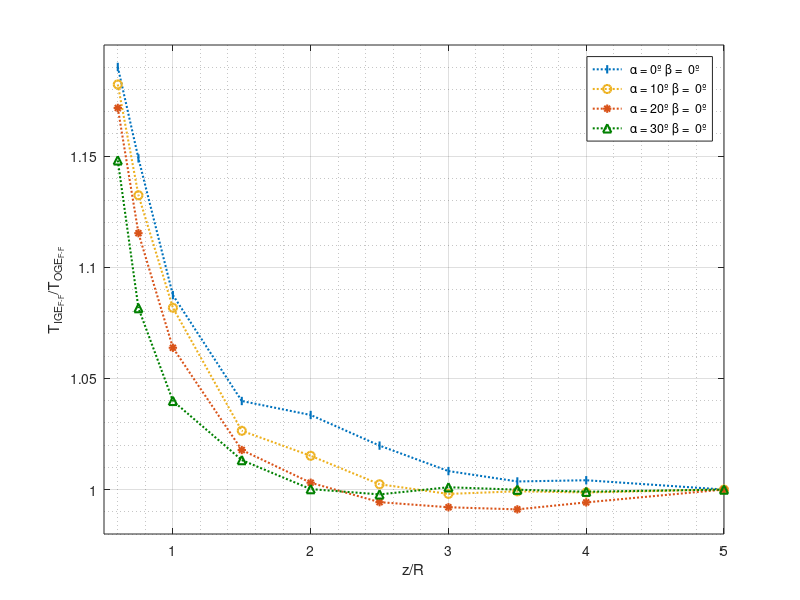

This figure's MATLAB source: (Note: this script raises an error after producing the figure.)
clc
clear all
close all

%%%% COPLANAR
Fz0	=[24.2000 23.3640  22.1130	21.1440	21.0160	20.7360	20.5030	20.4080	20.4190	20.3340	];
std_Fz0	=[0.1180  0.1100	0.0246	0.0281	0.0365	0.0207	0.0226	0.0229	0.0455	0.0228];

%%%%%%%%%%%%%%%%%%%%%%%%%%%%%%%%%%%%%%%%%%%%%%%%%%%
%%%%%%%%%%%%%%%%%%%% FACE TO FACE %%%%%%%%%%%%%%%%%
%%%%%%%%%%%%%%%%%%%%%%%%%%%%%%%%%%%%%%%%%%%%%%%%%%%

%%%%%%%%%%%%%%%% \beta = 0deg   %%%%%%%%%%%%%%%%
%% \alpha =10deg
Fz10_minbeta0	=[23.8011	22.7975	21.7785	20.6641	20.4376	20.1799	20.0924	20.1161	20.1056	20.132];
std_Fz10_minbeta0	=[0.0654	0.0475	0.0386	0.0344	0.0375	0.0215	0.0548	0.0475	0.0326	0.0118];
%% \alpha =20deg
Fz20_minbeta0	= [22.6000	21.5133	20.5189	19.6316	19.3475	19.179	19.1347	19.1164	19.177	19.2884	];
std_Fz20_minbeta0	=[0.0564	0.0713	0.0621	0.0277	0.0174	0.0265	0.0324	0.0218	0.0667	0.0619];
%% \alpha = 30deg
Fz30_minbeta0 = [20.000 18.842 18.115 17.651 17.4234 17.382 17.438 17.419 17.403 17.42 ];
std_Fz30_minbeta0 = [0.091253 0.079084 0.049417 0.019648 0.0383 0.05424 0.03188 0.04917 0.036578 0.029862];


%%%%%%%%%%%%%%%%%%%%%%%%%%%%%%%%%%%%%%%%%%%%%%%%%%%
%%%%%%%%%%%%%%%%%%%% BACK TO BACK %%%%%%%%%%%%%%%%%%
%%%%%%%%%%%%%%%%%%%%%%%%%%%%%%%%%%%%%%%%%%%%%%%%%%%

%%%%%%%%%%%%%%%% \beta = 0deg   %%%%%%%%%%%%%%%%
%% \alpha =10deg
Fz10_beta0	= [23.8000	22.3862	21.5481	20.943	20.6596	20.4637	20.308	20.2688	20.1814	20.2295];
std_Fz10_beta0	= [0.0719	0.0365	0.0716	0.0391	0.0535	0.0440	0.0241	0.0525	0.0448	0.0397];
%% \alpha =20deg
Fz20_beta0	= [22.8100	21.3542	20.668	20.4405	20.1976	20.005	19.7952	19.7358	19.6768	19.6325	];
std_Fz20_beta0	=[0.1645	0.0708	0.1088	0.0349	0.0403	0.0364	0.0539	0.0448	0.0649	0.0466];
%% \alpha = 30deg
Fz30_beta0	= [21.00 19.6 18.8875	18.7279	18.5079	18.2994	18.2486	18.2243	18.26 ];
std_Fz30_beta0 = [0.0896	0.0316	0.0512	0.0504	0.0598	0.0745	0.0501	0.0638	0.0336];

%%%%%%%%%%%%%%%% \beta = 10deg %%%%%%%%%%%%%%%%
%% \alpha = 0deg
Fz0_beta10 = [24.3100	22.9270	21.8490	20.9500	20.6240	20.4030	20.3150	20.2770	20.0790	20.0900	];
std_Fz0_beta10 = [0.1395	0.0116	0.0372	0.0501	0.0237	0.0464	0.0586	0.0868	0.1016	0.0975];
%% \alpha = 10deg
Fz10_beta10 = [23.9900	22.7690	21.4	20.8720	20.4290	20.2560	20.0940	20.0520	19.8330	19.8210	];
std_Fz10_beta10 = [0.1468	0.0434	0.0539	0.0470	0.0268	0.0444	0.0520	0.0558	0.0690	0.1135];
%% \alpha = 20deg
Fz20_beta10 = [22.8740	21.4710	20.4480	20.2090	19.6720	19.4180	19.2550	19.1520	19.0720	19.0420	];
std_Fz20_beta10 = [0.1245	0.1103	0.0852	0.0438	0.0413	0.0625	0.0512	0.0813	0.0648	0.0279];
%% \alpha = 30deg
Fz30_beta10 = [21.4	19.8810	19.0620	19.0050	18.6300	18.3930	18.1540	18.0380	17.9560	17.9740];
std_Fz30_beta10 = [0.0399	0.0581	0.0685	0.0297	0.0282	0.0346	0.0518	0.0677	0.0718	0.0574];

%%%%%%%%%%%%%%%% \beta = 20deg %%%%%%%%%%%%%%%%
%% \alpha = 0deg
Fz0_beta20 = [23.8890	22.3420	21.1050	20.3050	19.7180	19.2740	19.3070	19.3480	19.3960	19.3580];
std_Fz0_beta20 = [0.1075	0.0867	0.0903	0.0596	0.0574	0.1259	0.0406	0.0443	0.0416	0.0550];
%% \alpha = 10deg
Fz10_beta20 = [23.3440	22.1410	20.7160	19.8880	19.1420	19.0220	18.9590	18.9640	18.9180	18.8900];
std_Fz10_beta20	= [0.1074	0.0967	0.0983	0.0747	0.0592	0.0390	0.0486	0.0157	0.0303	0.0463];
%% \alpha = 20deg
Fz20_beta20 = [22.3900	21.3830	19.9390	18.9850	18.3910	18.2490	18.1380	18.0990	18.0520	18.0220];
std_Fz20_beta20 = [0.0660	0.0286	0.0866	0.0683	0.0454	0.0290	0.0684	0.0272	0.0291	0.0335];
%% \alpha = 30deg
Fz30_beta20 = [21.2870	20.0660	18.5610	18.0410	17.5610	17.3260	17.2120	17.1340	17.0720	17.0970];
std_Fz30_beta20	= [0.1360	0.0170	0.7546	0.0341	0.0418	0.0287	0.0295	0.0176	0.0425	0.0211];

%%%%% PROPELLER DATA %%%%
R = 0.1651; %m
ro = 1.225;
area = R^2*pi;
velocity =6300*(2*pi/60); %m/s, 6300RPM
z = [0.6*R, 0.75*R, 1*R, 1.5*R, 2*R, 2.5*R, 3*R, 3.5*R, 4*R, 5*R]; 
z30_beta0 = [0.6*R, 0.75*R, 1*R, 2*R, 2.5*R, 3*R, 3.5*R, 4*R, 5*R];
limiteX = 5;


%%%%%%%%%%%%%%%%%%%%%%%%%
%%%% REPRESENTATIONS %%%%
%%%%%%%%%%%%%%%%%%%%%%%%%
figure
plot (z/R, Fz0./Fz0(:,end),'LineStyle', ':','color',[0, 0.4470, 0.7410],'LineWidth',1.5,'LineWidth',1.5,'MarkerSize', 6,'Marker','|')
hold on
plot (z/R,  Fz10_minbeta0./ Fz10_minbeta0(:,end), 'LineStyle', ':','color',[0.9290, 0.6940, 0.1250],'LineWidth',1.5,'MarkerSize', 6,'Marker','o')
hold on
plot (z/R,  Fz20_minbeta0./ Fz20_minbeta0 (:,end), 'LineStyle', ':','color',[0.8500, 0.3250, 0.0980],'LineWidth',1.5,'MarkerSize', 6,'Marker','*')
hold on
plot (z/R,  Fz30_minbeta0./ Fz30_minbeta0(:,end), 'LineStyle', ':','color',[0, 0.5, 0],'LineWidth',1.5,'MarkerSize', 6,'Marker','^')
grid on 
grid minor
ylim ([0.98 1.20])
xlim ([0.5 5]);
ylabel('T_I_G_E_{_F_-_F}/T_O_G_E_{_F_-_F}')
xlabel('z/R')
legend (' \alpha = 0º \beta =  0º ', ' \alpha = 10º \beta =  0º ',  ' \alpha = 20º \beta =  0º ',  ' \alpha = 30º \beta =  0º ')
lgd = legend;
lgd.FontSize = 10;
lgd.Title.String = 'Experimental Data: Face to Face (F-F)';


figure
plot (z/R, Fz0./Fz0(:,end),'LineStyle', '--','color',[0, 0.4470, 0.7410],'LineWidth',1.5,'LineWidth',1.5,'MarkerSize', 6,'Marker','|')
hold on
plot (z/R, Fz10_beta0./ Fz10_beta0(:,end), 'LineStyle', '--','color',[0.9290, 0.6940, 0.1250],'LineWidth',1.5,'MarkerSize', 6,'Marker','o')
hold on
plot (z/R, Fz20_beta0./Fz20_beta0(:,end), 'LineStyle', '--','color',[0.8500, 0.3250, 0.0980],'LineWidth',1.5,'MarkerSize', 6,'Marker','*')
hold on
plot (z30_beta0/R, Fz30_beta0./Fz30_beta0(:,end), 'LineStyle', '--','color',[0, 0.5, 0],'LineWidth',1.5,'MarkerSize', 6,'Marker','^')
grid on 
grid minor
ylim ([0.98 1.20])
xlim ([0.5 5]);
ylabel('T_I_G_E_{_B_-_B}/T_O_G_E_{_B_-_B}')
xlabel('z/R')
legend ( ' \alpha = 0º \beta =  0º ', ' \alpha = 10º \beta =  0º ',  ' \alpha = 20º \beta =  0º ',  ' \alpha = 30º \beta =  0º ')
lgd = legend;
lgd.FontSize = 10;
lgd.Title.String = 'Experimental Data: Back to Back (B-B)';


figure
subplot(2,2,1)
plot (z/R, Fz0./Fz0(:,end),'LineStyle', '--','color',[0, 0.4470, 0.7410],'LineWidth',1.5,'LineWidth',1.5,'MarkerSize', 6,'Marker','|')
hold on
plot (z/R, Fz0_beta10./ Fz0_beta10(:,end), 'LineStyle', '--','color',[0, 0.4470, 0.7410],'LineWidth',1.5,'MarkerSize', 6,'Marker','o')
hold on
plot (z/R, Fz0_beta20./Fz0_beta20(:,end), 'LineStyle', '--','color',[0, 0.4470, 0.7410],'LineWidth',1.5,'MarkerSize', 6,'Marker','*')
ylim([0.95 1.3])
xlim([0.5 limiteX ])
ylabel('T_I_G_E/T_O_G_E')
xlabel ('z/R')
grid on
grid minor
legend(' \alpha = 0º, \beta = 0º', ' \alpha = 0º, \beta = 10º', ' \alpha = 0º, \beta = 20º', ' \alpha = 0º, \beta = 30º')
lgd = legend;
lgd.FontSize = 12;
lgd.Title.String = 'Experimental Data: B-B';


subplot(2,2,2)
plot(z/R, Fz10_beta0./ Fz10_beta0(:,end),'LineStyle', '--','color',[0.9290, 0.6940, 0.1250],'LineWidth',1.5,'MarkerSize', 6,'Marker','|')
hold on
plot(z/R, Fz10_beta10./Fz10_beta10(:,end),'LineStyle', '--','color',[0.9290, 0.6940, 0.1250],'LineWidth',1.5,'LineWidth',1.5,'MarkerSize', 6,'Marker','o')
hold on
plot(z/R, Fz10_beta20./Fz10_beta20(:,end),'LineStyle', '--','color',[0.9290, 0.6940, 0.1250],'LineWidth',1.5,'LineWidth',1.5,'MarkerSize', 6,'Marker','*')
ylim([0.95 1.3])
xlim([0.5 limiteX ])
ylabel('T_I_G_E/T_O_G_E')
xlabel ('z/R')
grid on
grid minor
legend(' \alpha = 10º, \beta = 0º', ' \alpha = 10º, \beta = 10º', ' \alpha = 10º, \beta = 20º', ' \alpha = 10º, \beta = 30º')
lgd = legend;
lgd.FontSize = 12;
lgd.Title.String = 'Experimental Data: B-B';



subplot(2,2,3)
plot(z/R,Fz20_beta0./Fz20_beta0(:,end),'LineStyle', '--','color',[0.8500, 0.3250, 0.0980],'LineWidth',1.5,'MarkerSize', 6,'Marker','|')
hold on
plot(z/R, Fz20_beta10./Fz20_beta10(:,end),'LineStyle', '--','color',[0.8500, 0.3250, 0.0980],'LineWidth',1.5,'LineWidth',1.5,'MarkerSize', 6,'Marker','o')
hold on
plot(z/R, Fz20_beta20./ Fz20_beta20(:,end),'LineStyle', '--','color',[0.8500, 0.3250, 0.0980],'LineWidth',1.5,'LineWidth',1.5,'MarkerSize', 6,'Marker','*')
ylim([0.012 0.02])
ylabel('T_I_G_E/T_O_G_E')
ylim([0.95 1.3])
xlim([0.5 limiteX ])
grid on
grid minor
xlabel ('z/R')
legend(' \alpha = 20º, \beta = 0º', ' \alpha = 20º, \beta = 10º', ' \alpha = 20º, \beta = 20º')
lgd = legend;
lgd.FontSize = 12;
lgd.Title.String = 'Experimental Data: B-B';


subplot(2,2,4)
plot(z30_beta0/R, Fz30_beta0./Fz30_beta0(:,end),'LineStyle', '--','color',[0, 0.5, 0],'LineWidth',1.5,'MarkerSize', 6,'Marker','|')
hold on
plot(z/R, Fz30_beta10./Fz30_beta10(:,end),'LineStyle', '--','color',[0, 0.5, 0],'LineWidth',1.5,'LineWidth',1.5,'MarkerSize', 6,'Marker','o')
hold on 
plot(z/R, Fz30_beta20./Fz30_beta20(:,end),'LineStyle', '--','color',[0, 0.5, 0],'LineWidth',1.5,'LineWidth',1.5,'MarkerSize', 6,'Marker','*')
ylim([0.012 0.02])
ylabel('T_I_G_E/T_O_G_E')
ylim([0.95 1.3])
xlim([0.5 limiteX ])
grid on
grid minor
xlabel ('z/R')
legend(' \alpha = 30º, \beta = 0º', ' \alpha = 30º, \beta = 10º', ' \alpha = 30º, \beta = 20º')
lgd = legend;
lgd.FontSize = 12;
lgd.Title.String = 'Experimental Data: B-B';

